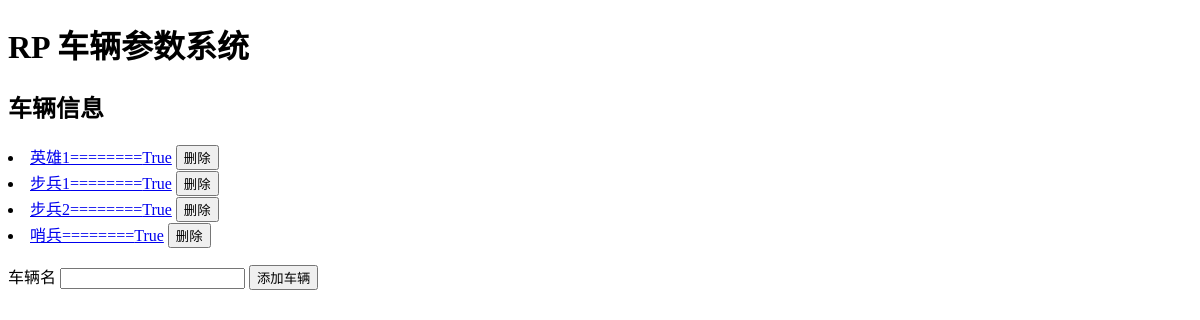
/, run on an earlier commit of the app's database.
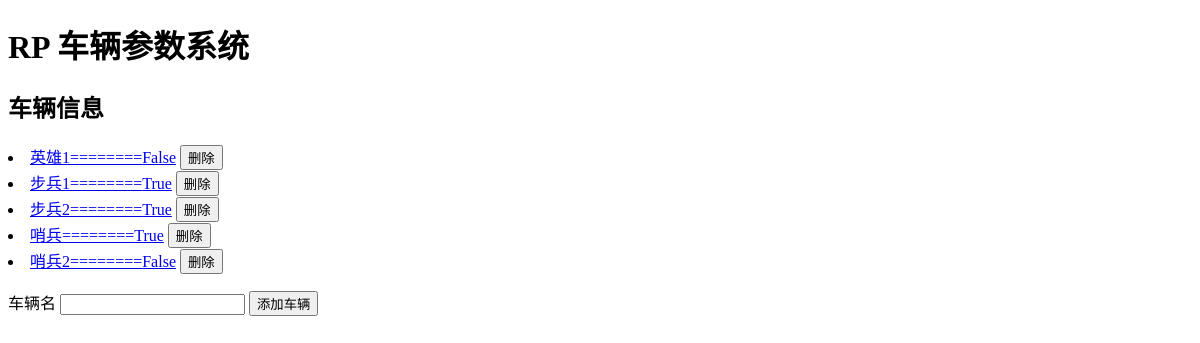
And on a later commit of the database.
### data_api.py (models this page shows)
class Car(db.Model):
    Car_name = db.Column(db.String(60), primary_key=True) # 车名不可重复，主键
    Update_flag = db.Column(db.Boolean)

### data_api.py (the view)
@data_api.route('/')
def index():
    Cars = Car.query.all()
    Paras = Para.query.all()
    return render_template('index.html',
                           Cars=Cars,
                           Paras=Paras
                           )

### templates/index.html (shortened to what this page needs)
<!DOCTYPE html>
<html lang="zh">
<head>
</head>
<body>
  <h1>RP 车辆参数系统</h1>
  <p>
    <h2>车辆信息</h2>
    {% for car in Cars %}
      <form method="post" action="./api/del_Car">
        <li>
          <a href="./car/{{ car.Car_name }}">{{ car.Car_name }}========{{car.Update_flag}}</a>
          <button type="submit" name="name" value="{{ car.Car_name }}">删除</button>
        </li>
      </form>
    {% endfor %}
  </p>
  <form method="post" action="./api/add_Car" >
    车辆名 <input type="text" name="name" autocomplete="off" required>
    <button type="submit">添加车辆</button>
  </form>
</body>
</html>

What changed in the data, as far as the page shows it:
changed Car "英雄1": Update_flag "True" → "False"
added Car: Car_name "哨兵2", Update_flag "False"
